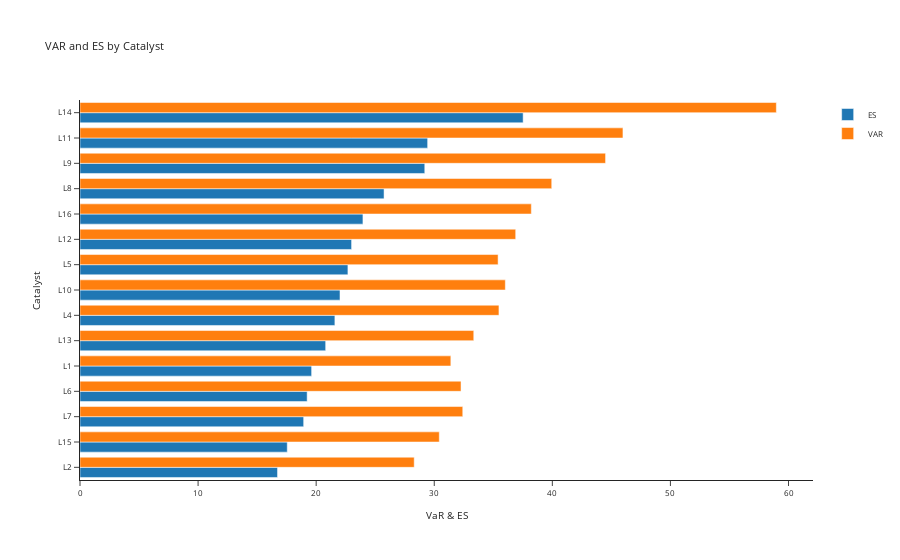

Notebook source saved alongside this figure:
### Markdown cell above
# Risk Metrics

### Code cell
def calculate_var_es(data):
    var = np.percentile(data, 100 * (1 - 0.9))
    tail_losses = data[data < var]
    es = tail_losses.mean()
    return pd.Series({'VAR': var, 'ES': es})

results = df_ee.groupby('Catalyst_Ar_grp')['Predicted ee'].apply(calculate_var_es).reset_index()
results = results.sort_values(by="Predicted ee",ascending=True)


fig = px.bar(results, y='Catalyst_Ar_grp', x='Predicted ee', title='VAR and ES by Catalyst',
             labels={'variable': 'Metric', 'value': 'Value'}, barmode='group',color='level_1',template='simple_white',)
fig.update_layout(
    font_size=8,
)
# Customize the layout
fig.update_layout(xaxis_title='VaR & ES', yaxis_title='Catalyst', legend_title=None, xaxis_tickangle=0)

# Show the plot
fig.show()

### Figure 1 — Plotly figure (JSON) as saved in the notebook; plotly's stock layout.template omitted (floating-point values rounded to 4 significant figures)
{"data": [{"alignmentgroup": "True", "hovertemplate": "level_1=ES<br>Predicted ee=%{x}<br>Catalyst_Ar_grp=%{y}<extra></extra>", "legendgroup": "ES", "marker": {"color": "#1F77B4", "pattern": {"shape": ""}}, "name": "ES", "offsetgroup": "ES", "orientation": "h", "showlegend": true, "textposition": "auto", "type": "bar", "x": [16.73, 17.55, 18.94, 19.24, 19.61, 20.8, 21.58, 22.02, 22.69, 23.0, 23.96, 25.75, 29.2, 29.44, 37.53], "xaxis": "x", "y": ["L2", "L15", "L7", "L6", "L1", "L13", "L4", "L10", "L5", "L12", "L16", "L8", "L9", "L11", "L14"], "yaxis": "y"}, {"alignmentgroup": "True", "hovertemplate": "level_1=VAR<br>Predicted ee=%{x}<br>Catalyst_Ar_grp=%{y}<extra></extra>", "legendgroup": "VAR", "marker": {"color": "#FF7F0E", "pattern": {"shape": ""}}, "name": "VAR", "offsetgroup": "VAR", "orientation": "h", "showlegend": true, "textposition": "auto", "type": "bar", "x": [28.3, 30.43, 31.4, 32.27, 32.41, 33.35, 35.41, 35.48, 36.02, 36.9, 38.22, 39.95, 44.51, 45.98, 58.97], "xaxis": "x", "y": ["L2", "L15", "L1", "L6", "L7", "L13", "L5", "L4", "L10", "L12", "L16", "L8", "L9", "L11", "L14"], "yaxis": "y"}], "layout": {"barmode": "group", "font": {"size": 8}, "legend": {"title": {}, "tracegroupgap": 0}, "title": {"text": "VAR and ES by Catalyst"}, "xaxis": {"anchor": "y", "domain": [0, 1], "tickangle": 0, "title": {"text": "VaR & ES"}}, "yaxis": {"anchor": "x", "domain": [0, 1], "title": {"text": "Catalyst"}}}}
